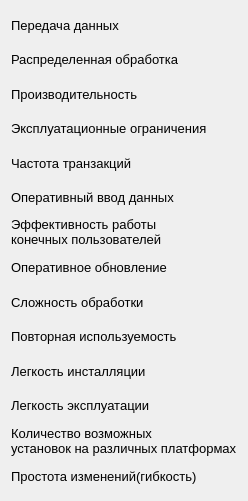
   <widget class="QWidget" name="verticalLayoutWidget_2">
    <property name="geometry">
     <rect>
      <x>120</x>
      <y>50</y>
      <width>201</width>
      <height>501</height>
     </rect>
    </property>
    <layout class="QVBoxLayout" name="verticalLayout_3">
     <item>
      <widget class="QLabel" name="label_2">
       <property name="font">
        <font>
         <pointsize>10</pointsize>
        </font>
       </property>
       <property name="text">
        <string>Передача данных</string>
       </property>
      </widget>
     </item>
     <item>
      <widget class="QLabel" name="label_3">
       <property name="font">
        <font>
         <pointsize>10</pointsize>
        </font>
       </property>
       <property name="text">
        <string>Распределенная обработка</string>
       </property>
      </widget>
     </item>
     <item>
      <widget class="QLabel" name="label_4">
       <property name="font">
        <font>
         <pointsize>10</pointsize>
        </font>
       </property>
       <property name="text">
        <string>Производительность</string>
       </property>
      </widget>
     </item>
     <item>
      <widget class="QLabel" name="label_6">
       <property name="maximumSize">
        <size>
         <width>331</width>
         <height>16777215</height>
        </size>
       </property>
       <property name="font">
        <font>
         <pointsize>10</pointsize>
        </font>
       </property>
       <property name="text">
        <string>Эксплуатационные ограничения</string>
       </property>
      </widget>
     </item>
     <item>
      <widget class="QLabel" name="label_5">
       <property name="font">
        <font>
         <pointsize>10</pointsize>
        </font>
       </property>
       <property name="text">
        <string>Частота транзакций</string>
       </property>
      </widget>
     </item>
     <item>
      <widget class="QLabel" name="label_13">
       <property name="font">
        <font>
         <pointsize>10</pointsize>
        </font>
       </property>
       <property name="text">
        <string>Оперативный ввод данных</string>
       </property>
      </widget>
     </item>
     <item>
      <widget class="QLabel" name="label_9">
       <property name="font">
        <font>
         <pointsize>10</pointsize>
        </font>
       </property>
       <property name="text">
        <string>Эффективность работы
конечных пользователей</string>
       </property>
      </widget>
     </item>
     <item>
      <widget class="QLabel" name="label_12">
       <property name="font">
        <font>
         <pointsize>10</pointsize>
        </font>
       </property>
       <property name="text">
        <string>Оперативное обновление</string>
       </property>
      </widget>
     </item>
     <item>
      <widget class="QLabel" name="label_11">
       <property name="font">
        <font>
         <pointsize>10</pointsize>
        </font>
       </property>
       <property name="text">
        <string>Сложность обработки</string>
       </property>
      </widget>
     </item>
     <item>
      <widget class="QLabel" name="label_19">
       <property name="enabled">
        <bool>true</bool>
       </property>
       <property name="font">
        <font>
         <pointsize>10</pointsize>
        </font>
       </property>
       <property name="text">
        <string>Повторная используемость</string>
       </property>
      </widget>
     </item>
     <item>
      <widget class="QLabel" name="label_20">
       <property name="maximumSize">
        <size>
         <width>231</width>
         <height>16777215</height>
        </size>
       </property>
       <property name="font">
        <font>
         <pointsize>10</pointsize>
        </font>
       </property>
       <property name="text">
        <string>Легкость инсталляции</string>
       </property>
      </widget>
     </item>
     <item>
      <widget class="QLabel" name="label_22">
       <property name="maximumSize">
        <size>
         <width>291</width>
         <height>16777215</height>
        </size>
       </property>
       <property name="font">
        <font>
         <pointsize>10</pointsize>
        </font>
       </property>
       <property name="text">
        <string>Легкость эксплуатации</string>
       </property>
      </widget>
     </item>
     <item>
      <widget class="QLabel" name="label_25">
       <property name="enabled">
        <bool>true</bool>
       </property>
       <property name="font">
        <font>
         <pointsize>10</pointsize>
        </font>
       </property>
       <property name="text">
        <string>Количество возможных
установок на различных платформах</string>
       </property>
      </widget>
     </item>
     <item>
      <widget class="QLabel" name="label_23">
       <property name="maximumSize">
        <size>
         <width>271</width>
         <height>16777215</height>
        </size>
       </property>
       <property name="font">
        <font>
         <pointsize>10</pointsize>
        </font>
       </property>
       <property name="text">
        <string>Простота изменений(гибкость)</string>
       </property>
      </widget>
     </item>
    </layout>
   </widget>
